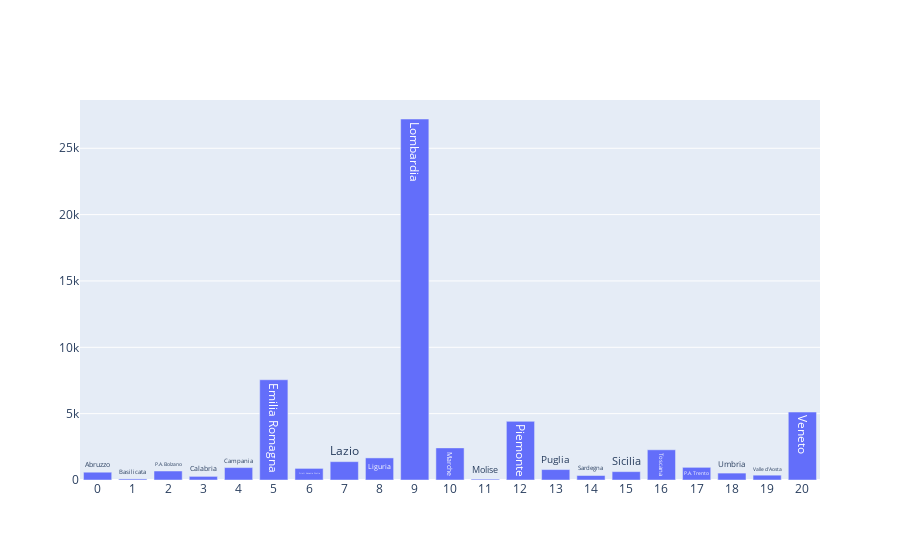

Source (notebook cell):
### Code cell
fig = go.Figure([go.Bar(
                y=complessivo_contagi_regioni,
                text = nomi_regioni,
                textposition='auto',
                )])
fig.update_layout(
    xaxis = dict(
        tickmode = 'linear',
        tick0 = 0.0,
        dtick = 0.0
    )
)

fig.show()

### Figure 1 — Plotly figure (JSON) as saved in the notebook; plotly's stock layout.template omitted (floating-point values rounded to 4 significant figures)
{"data": [{"text": ["Abruzzo", "Basilicata", "P.A. Bolzano", "Calabria", "Campania", "Emilia Romagna", "Friuli Venezia Giulia", "Lazio", "Liguria", "Lombardia", "Marche", "Molise", "Piemonte", "Puglia", "Sardegna", "Sicilia", "Toscana", "P.A. Trento", "Umbria", "Valle d'Aosta", "Veneto"], "textposition": "auto", "type": "bar", "y": [587, 81, 678, 273, 936, 7555, 874, 1383, 1665, 27206, 2421, 66, 4420, 786, 339, 630, 2277, 954, 521, 364, 5122]}], "layout": {"xaxis": {"dtick": 0, "tick0": 0, "tickmode": "linear"}}}
